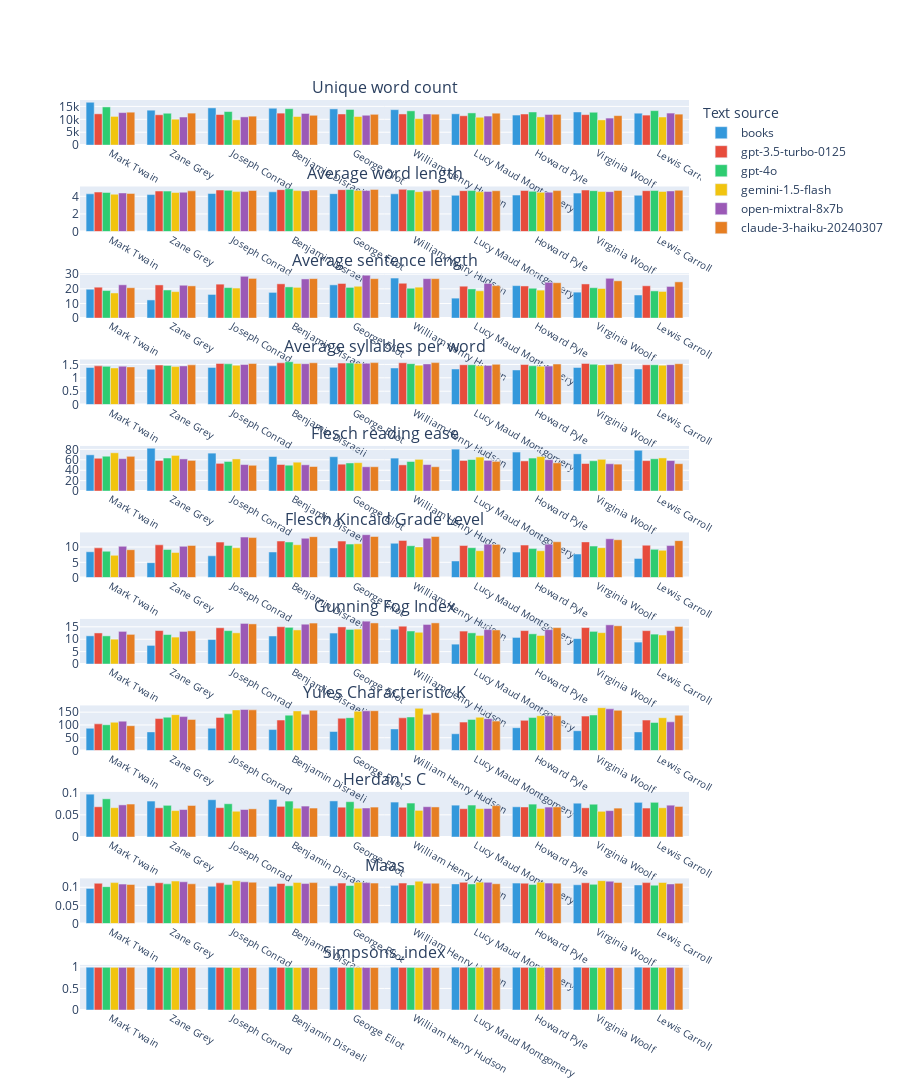
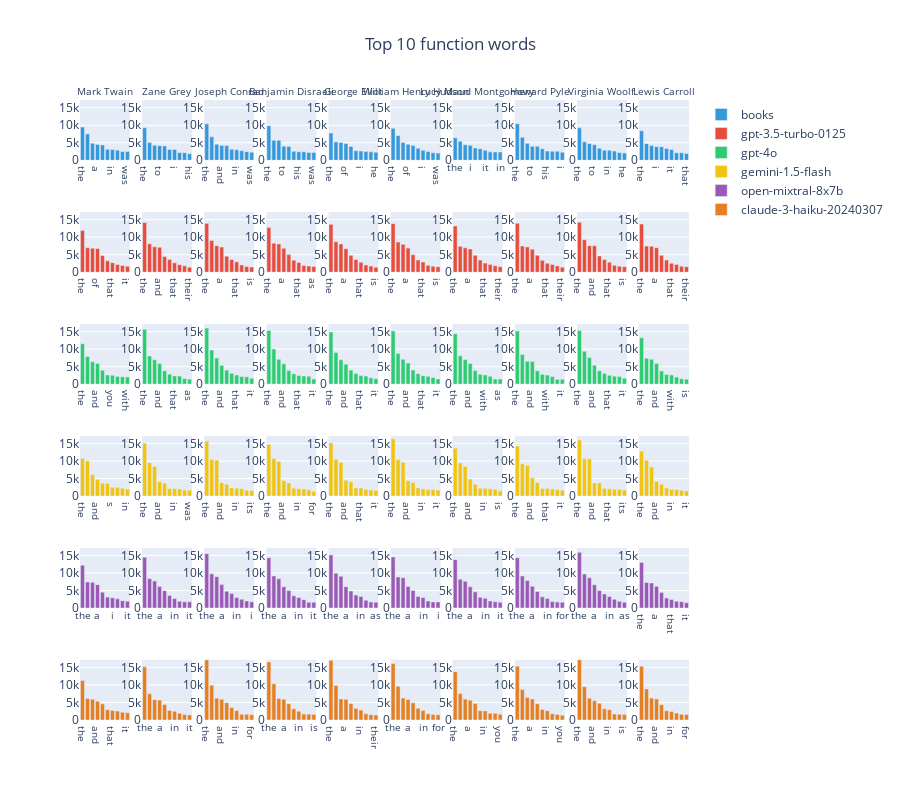
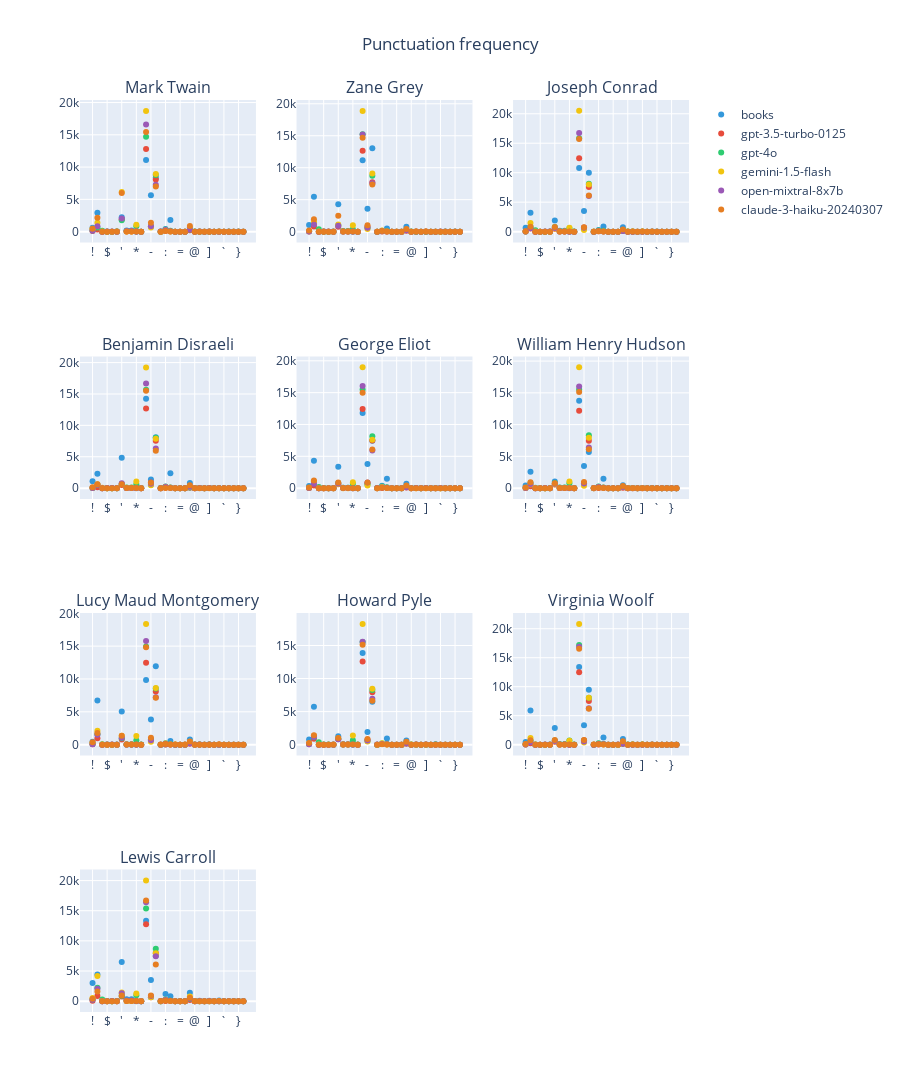
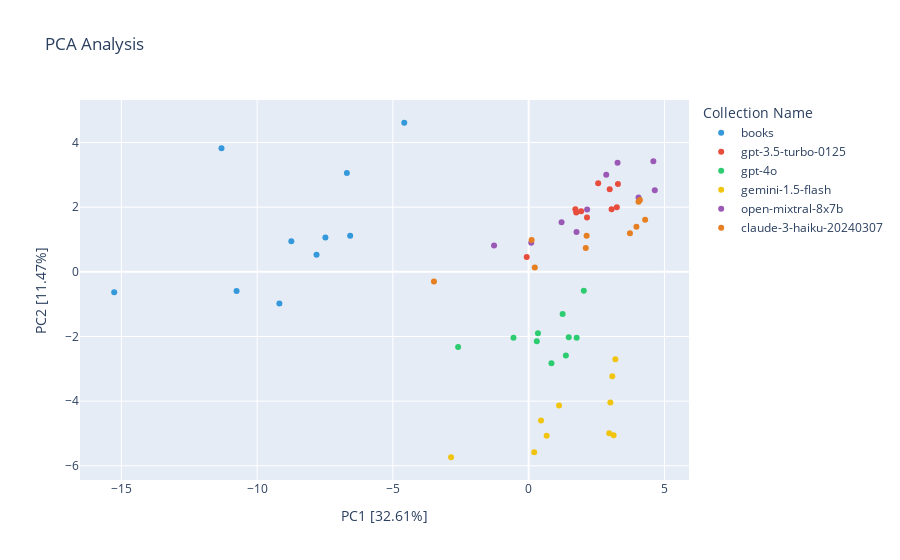

The notebook cell these images were saved under, in order:
### Code cell
visualization = AnalysisVisualization(settings)
visualization.visualize(analysis_data)
